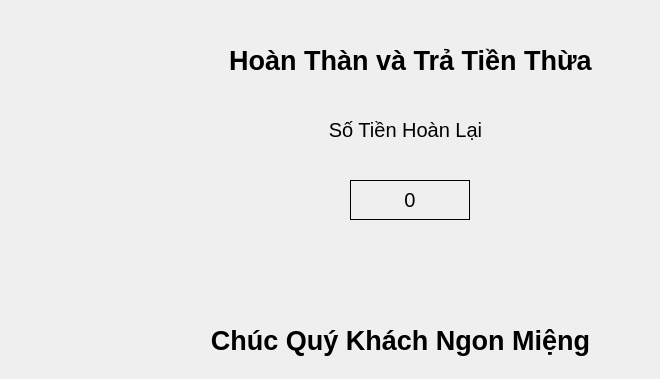
    <widget class="QWidget" name="page_2">
     <widget class="QLabel" name="imageAc_15">
      <property name="geometry">
       <rect>
        <x>170</x>
        <y>30</y>
        <width>481</width>
        <height>60</height>
       </rect>
      </property>
      <property name="sizePolicy">
       <sizepolicy hsizetype="Maximum" vsizetype="Maximum">
        <horstretch>0</horstretch>
        <verstretch>0</verstretch>
       </sizepolicy>
      </property>
      <property name="minimumSize">
       <size>
        <width>20</width>
        <height>20</height>
       </size>
      </property>
      <property name="maximumSize">
       <size>
        <width>666</width>
        <height>60</height>
       </size>
      </property>
      <property name="font">
       <font>
        <pointsize>20</pointsize>
        <weight>75</weight>
        <bold>true</bold>
       </font>
      </property>
      <property name="frameShape">
       <enum>QFrame::Box</enum>
      </property>
      <property name="lineWidth">
       <number>0</number>
      </property>
      <property name="text">
       <string>Hoàn Thàn và Trả Tiền Thừa</string>
      </property>
      <property name="alignment">
       <set>Qt::AlignCenter</set>
      </property>
     </widget>
     <widget class="QLabel" name="imageAc_16">
      <property name="geometry">
       <rect>
        <x>280</x>
        <y>120</y>
        <width>251</width>
        <height>20</height>
       </rect>
      </property>
      <property name="sizePolicy">
       <sizepolicy hsizetype="Maximum" vsizetype="Maximum">
        <horstretch>0</horstretch>
        <verstretch>0</verstretch>
       </sizepolicy>
      </property>
      <property name="minimumSize">
       <size>
        <width>20</width>
        <height>20</height>
       </size>
      </property>
      <property name="maximumSize">
       <size>
        <width>1500</width>
        <height>50</height>
       </size>
      </property>
      <property name="font">
       <font>
        <pointsize>15</pointsize>
       </font>
      </property>
      <property name="frameShape">
       <enum>QFrame::Box</enum>
      </property>
      <property name="lineWidth">
       <number>0</number>
      </property>
      <property name="text">
       <string>Số Tiền Hoàn Lại</string>
      </property>
      <property name="alignment">
       <set>Qt::AlignCenter</set>
      </property>
     </widget>
     <widget class="QLabel" name="moneyFrefund">
      <property name="geometry">
       <rect>
        <x>350</x>
        <y>180</y>
        <width>120</width>
        <height>40</height>
       </rect>
      </property>
      <property name="sizePolicy">
       <sizepolicy hsizetype="Maximum" vsizetype="Maximum">
        <horstretch>0</horstretch>
        <verstretch>0</verstretch>
       </sizepolicy>
      </property>
      <property name="minimumSize">
       <size>
        <width>20</width>
        <height>20</height>
       </size>
      </property>
      <property name="maximumSize">
       <size>
        <width>1509</width>
        <height>40</height>
       </size>
      </property>
      <property name="font">
       <font>
        <pointsize>15</pointsize>
       </font>
      </property>
      <property name="frameShape">
       <enum>QFrame::Box</enum>
      </property>
      <property name="lineWidth">
       <number>1</number>
      </property>
      <property name="text">
       <string>0</string>
      </property>
      <property name="alignment">
       <set>Qt::AlignCenter</set>
      </property>
     </widget>
     <widget class="QLabel" name="imageAc_18">
      <property name="geometry">
       <rect>
        <x>160</x>
        <y>310</y>
        <width>481</width>
        <height>60</height>
       </rect>
      </property>
      <property name="sizePolicy">
       <sizepolicy hsizetype="Maximum" vsizetype="Maximum">
        <horstretch>0</horstretch>
        <verstretch>0</verstretch>
       </sizepolicy>
      </property>
      <property name="minimumSize">
       <size>
        <width>20</width>
        <height>20</height>
       </size>
      </property>
      <property name="maximumSize">
       <size>
        <width>666</width>
        <height>60</height>
       </size>
      </property>
      <property name="font">
       <font>
        <pointsize>20</pointsize>
        <weight>75</weight>
        <bold>true</bold>
       </font>
      </property>
      <property name="frameShape">
       <enum>QFrame::Box</enum>
      </property>
      <property name="lineWidth">
       <number>0</number>
      </property>
      <property name="text">
       <string>Chúc Quý Khách Ngon Miệng</string>
      </property>
      <property name="alignment">
       <set>Qt::AlignCenter</set>
      </property>
     </widget>
    </widget>
